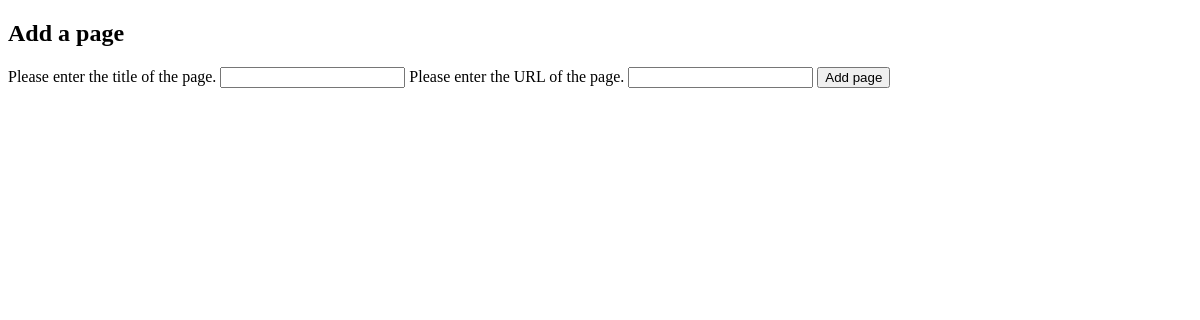
Before: /rango/category/ocep_branch_21/add/ with the older database file.
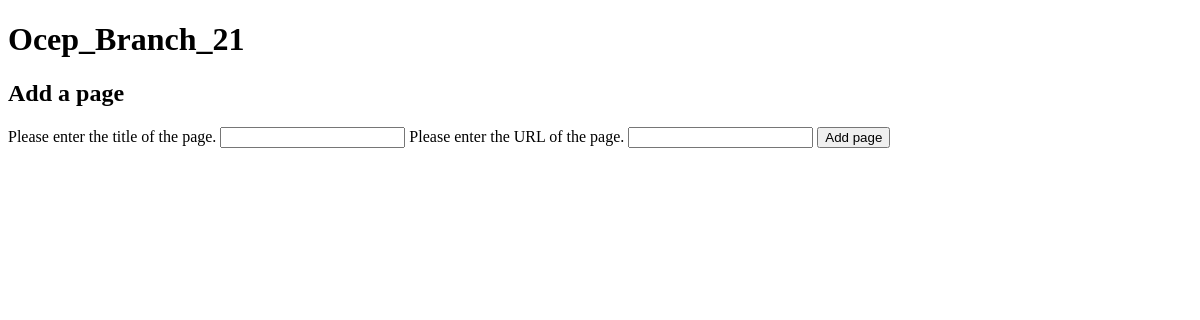
After: the same page with the newer database file.
### rango/models.py (models this page shows, shortened)
class Category(models.Model):
    name = models.CharField(max_length=128, unique=True)
    views = models.IntegerField(default=0)
    likes = models.IntegerField(default=0)
    slug = models.SlugField(unique=True)
    class Meta:
        verbose_name_plural = 'categories'

### rango/views.py (the view, shortened to what this page needs)
# urls.py: re_path(r'^category/(?P<category_name_slug>[\w\-]+)/add/$', views.add_page, name='add_page'),
def add_page(request, category_name_slug):
    try:
        category = Category.objects.get(slug=category_name_slug)
    except:
        category = None
    form = PageForm()
    context = {'form': form, 'category': category}
    return render(request, 'rango/add_page.html', context)

### rango/forms.py (shortened to what this page needs)
class PageForm(forms.ModelForm):
    title = forms.CharField(max_length=128, help_text="Please enter the title of the page.")
    url = forms.URLField(max_length=200, help_text="Please enter the URL of the page.")
    views = forms.IntegerField(widget=forms.HiddenInput(), initial=0)
    class Meta:
        model = Page
        exclude = ('category',)

### templates/rango/add_page.html (shortened to what this page needs)
<!DOCTYPE html>
<html>
    <head>
    </head>
    <bod>
        <div>
            {% if category %}
            <h1>{{ category.name }}</h1>
            {% endif %}
            <h2>Add a page</h2>
        </div>
        <div>
            <form id="page_form" method="POST" action="{% url 'rango:add_page' category.slug %}">
                {% for field in form.visible_fields %}
                    {{ field.help_text }}
                    {{ field }}
                {% endfor %}
                <input type="submit" name="submit" value="Add page" />
            </form>
        </div>
    </bod>
</html>

Changed rows visible on the page:
added Category: name "Ocep_Branch_21"
